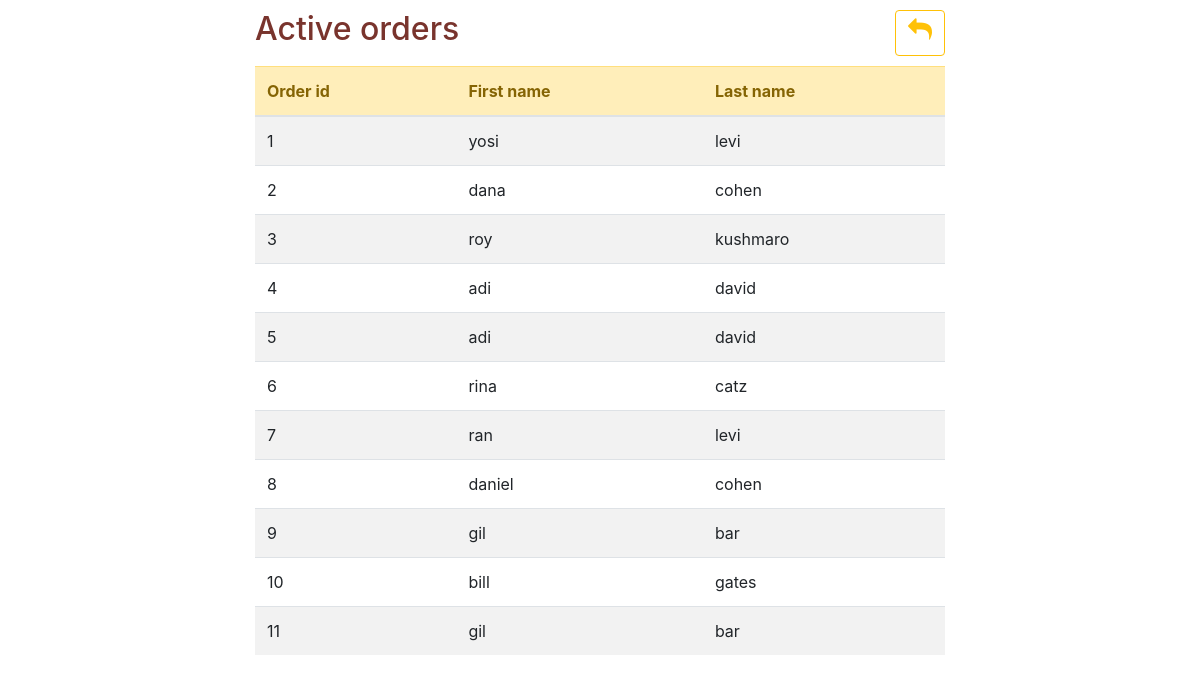
/query5.php, run on the app's committed database.
### tables this page shows
create table orders (
	order_id int auto_increment not null,
	total_price int not null,
	order_date date not null,
	delivery_id int not null,
    customer_id int not null,
    employee_id int not null,
    shipped boolean not null default 0,
    foreign key(employee_id) references employees(employee_id),
    foreign key(customer_id) references customers(customer_id),
	foreign key(delivery_id) references delivery(delivery_id),
	primary key(order_id)
);

create table customers (
	customer_id int auto_increment not null,
	first_name varchar(45) not null,
	last_name varchar(45) not null,
	phone varchar(10) unique not null,
	address varchar(60) not null,
	primary key (customer_id)
);

### query5.php (the view, shortened to what this page needs)
<?php
include "db.php";
$query  = "SELECT order_id,first_name, last_name from
customers inner join orders using(customer_id) WHERE shipped = 0";
$result = mysqli_query($connection, $query);
?>
<!DOCTYPE html>
<html lang="en">
<head>
	<link rel="stylesheet" href="https://cdn.jsdelivr.net/npm/bootstrap@4.3.1/dist/css/bootstrap.min.css">
	<link rel="stylesheet" href="https://cdnjs.cloudflare.com/ajax/libs/font-awesome/4.7.0/css/font-awesome.min.css">
	<link rel="stylesheet" href="./css/style.css">
</head>
<body>
	<main>
		<div class="container">
			<div class="titel">
				<h2>Active orders</h2>
				<a href="index.php" role="button" class="btn btn-outline-warning"><i class="fa fa-mail-reply" style="font-size:24px"></i></a>
			</div>
			<table class="table table-striped table-hover">
				<thead>
					<tr class="table-warning">
						<th>Order id</th>
                        <th>First name</th>
						<th>Last name</th>
					</tr>
				</thead>
				<tbody>
					<?php
					while ($row = mysqli_fetch_assoc($result)) {
					?>
						<tr>
							<td><?php echo $row['order_id']; ?></td>
                            <td><?php echo $row['first_name']; ?></td>
							<td><?php echo $row['last_name']; ?></td>
						</tr>
					<?php
					}
					?>
				</tbody>
			</table>
		</div>
	</main>
</body>
</html>

### css/style.css (style rules this page uses)
main { margin: auto; width: 60%; }
.titel, h4 { display: flex; justify-content: space-between; margin-top: 10px; margin-bottom: 10px; color: #79342d; }
th { color: #856404; }

### data on the page
orders: order_id "1", customer.first_name "yosi", customer.last_name "levi"
orders: order_id "2", customer.first_name "dana", customer.last_name "cohen"
orders: order_id "3", customer.first_name "roy", customer.last_name "kushmaro"
orders: order_id "4", customer.first_name "adi", customer.last_name "david"
orders: order_id "5", customer.first_name "adi", customer.last_name "david"
orders: order_id "6", customer.first_name "rina", customer.last_name "catz"
orders: order_id "7", customer.first_name "ran", customer.last_name "levi"
orders: order_id "8", customer.first_name "daniel", customer.last_name "cohen"
orders: order_id "9", customer.first_name "gil", customer.last_name "bar"
orders: order_id "10", customer.first_name "bill", customer.last_name "gates"
orders: order_id "11", customer.first_name "gil", customer.last_name "bar"
